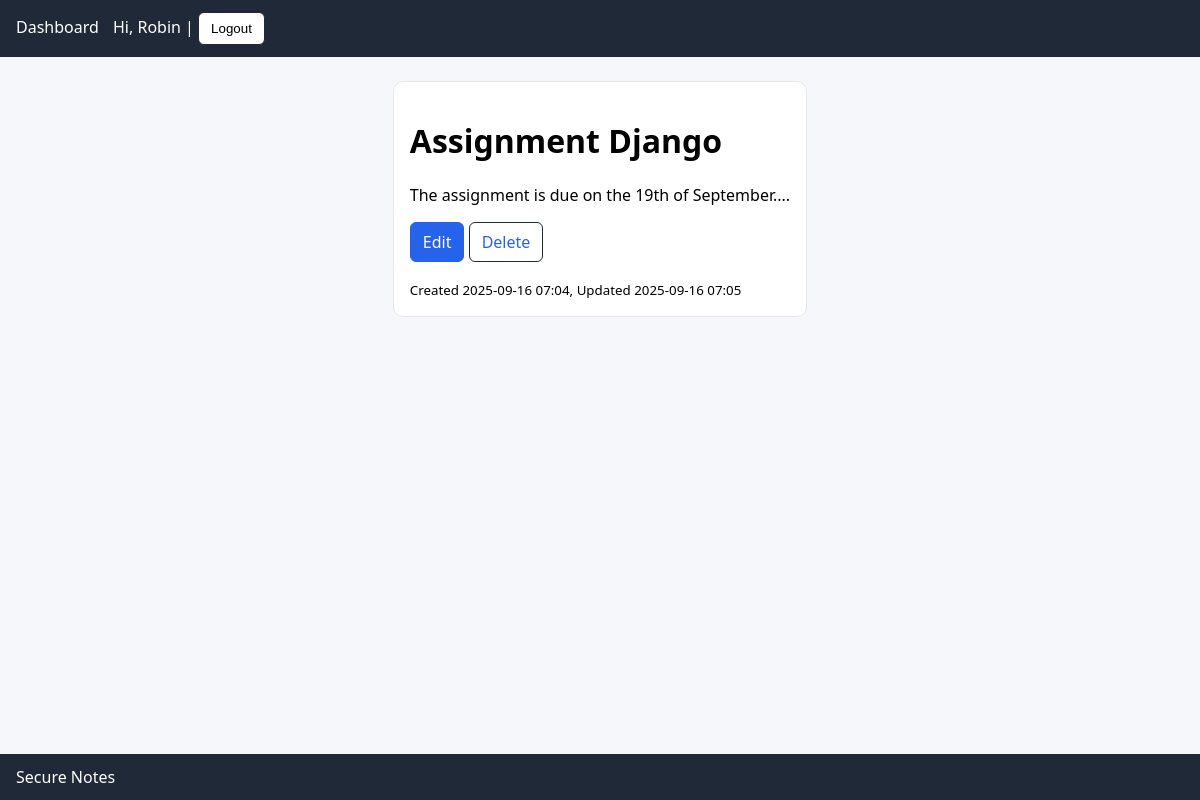
Screenshot of /notes/1/ (signed in) with the database file from the repository.
### notes/models.py (models this page shows, shortened)
class Note(models.Model):
    owner = models.ForeignKey(User, on_delete=models.CASCADE, related_name='notes')
    title = models.CharField(max_length=200)
    content = models.TextField(blank=True)
    created_at = models.DateTimeField(auto_now_add=True)
    updated_at = models.DateTimeField(auto_now=True)
    class Meta:
        ordering = ['-updated_at']

### notes/views.py (the view)
# urls.py: path('notes/<int:pk>/', views.note_detail, name='note_detail'),
@login_required
def note_detail(request, pk):
    note = get_object_or_404(Note, pk=pk)
    if note.owner != request.user:
        return HttpResponseForbidden("Not allowed")
    return render(request, 'notes/note_detail.html', {'note': note})

### notes/templates/notes/note_detail.html (shortened to what this page needs)
{% extends "notes/base.html" %}
{% block content %}
<div class="card">
  <h1>{{ note.title }}</h1>
  <p>{{ note.content|linebreaks }}</p>
  <p>
    <a class="btn btn-primary" href="{% url 'notes:note_update' note.pk %}">Edit</a>
    <a class="btn" href="{% url 'notes:note_delete' note.pk %}">Delete</a>
  </p>
  <small>Created {{ note.created_at|date:"Y-m-d H:i" }}, Updated {{ note.updated_at|date:"Y-m-d H:i" }}</small>
</div>
{% endblock %}

### notes/templates/notes/base.html (shortened to what this page needs)
<!doctype html>
<html>
<head>
</head>
<body>
<header>
  <nav>
    <a href="{% url 'notes:dashboard' %}">Dashboard</a>
    {% if user.is_authenticated %}
      <span>Hi, {{ user.username }} | </span>
      <form method="post" action="{% url 'accounts:logout' %}" style="display:inline;">
        <button type="submit" class="btn">Logout</button>
      </form>
    {% else %}
      <a href="{% url 'accounts:login' %}">Login</a> |
      <a href="{% url 'accounts:signup' %}">Sign up</a>
    {% endif %}
  </nav>
</header>
<main>
  {% block content %}{% endblock %}
</main>
<footer>
  Secure Notes
</footer>
</body>
</html>

### notes/templates/notes/base.html (style rules this page uses)
html, body { height: 100%; margin: 0; padding: 0; font-family: system-ui, Arial, sans-serif; background: #f6f7fb; display: flex; flex-direction: column; }
header, footer { background: #1f2937; color: #fff; padding: 12px 16px; }
main { flex: 1; max-width: 860px; margin: 24px auto; padding: 0 16px; }
a { color:#2563eb;text-decoration:none }
.btn { display:inline-block; padding:8px 12px; border:1px solid #1f2937; border-radius:6px; background:#fff; }
.btn-primary { background:#2563eb; color:#fff; border-color:#2563eb; }
.card { background:#fff; border:1px solid #e5e7eb; border-radius:10px; padding:16px; margin-bottom:12px; }
nav a { color:#fff;margin-right:10px }

### rows the page displays
Note: title "Assignment Django", content "The assignment is due on the 19th of September....", created_at "2025-09-16 07:04", updated_at "2025-09-16 07:05"

### other values shown
{{ user.username }} "Robin"
